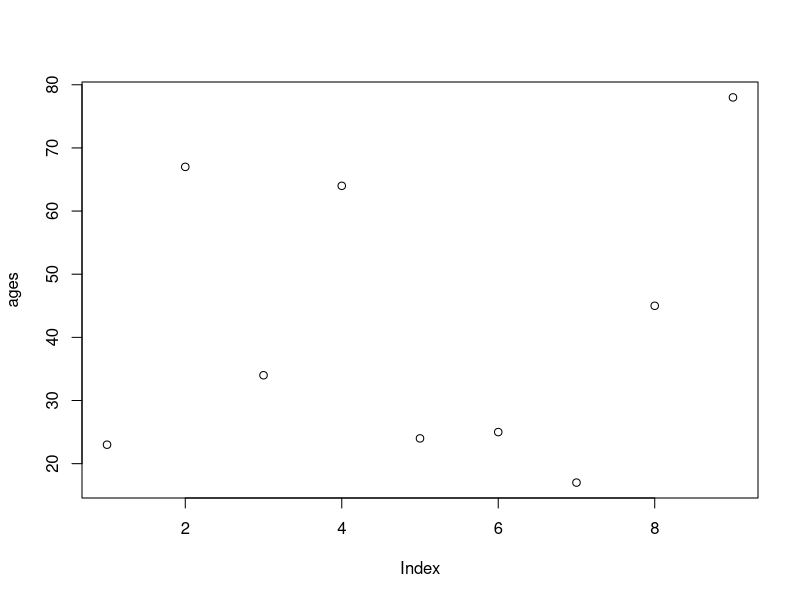
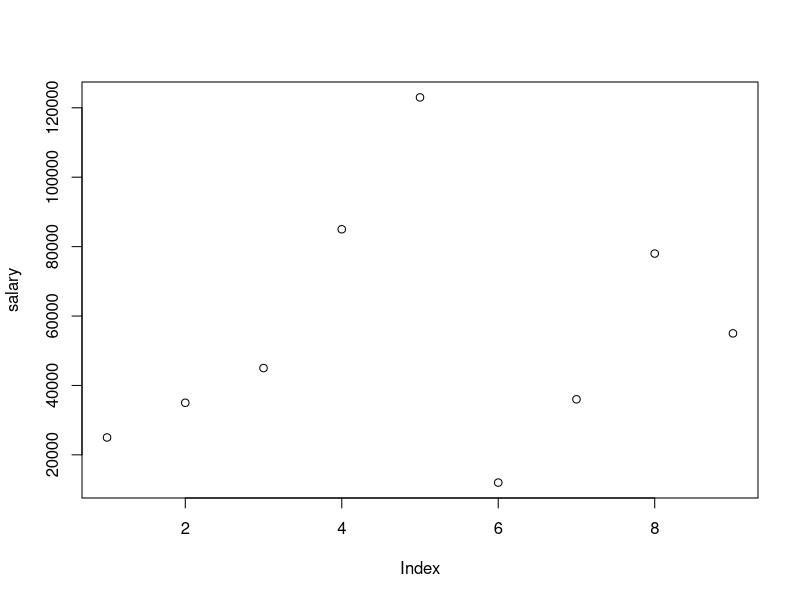
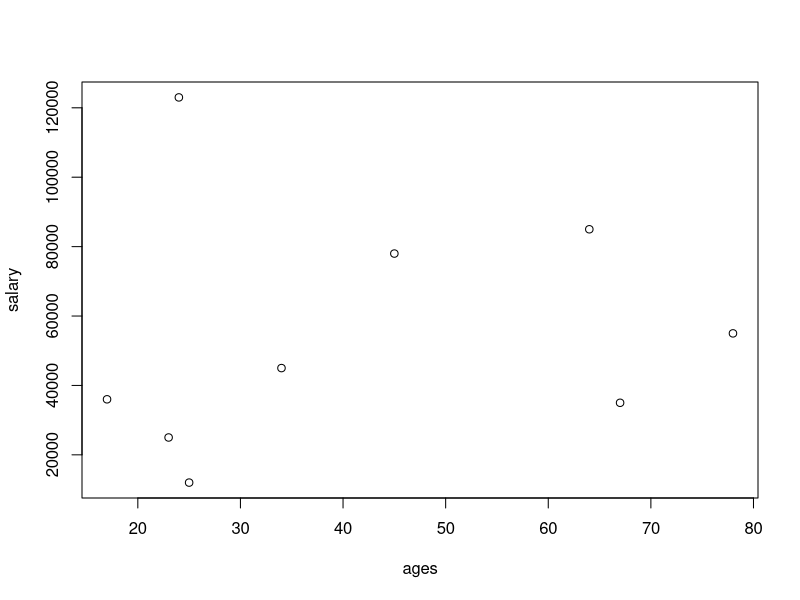
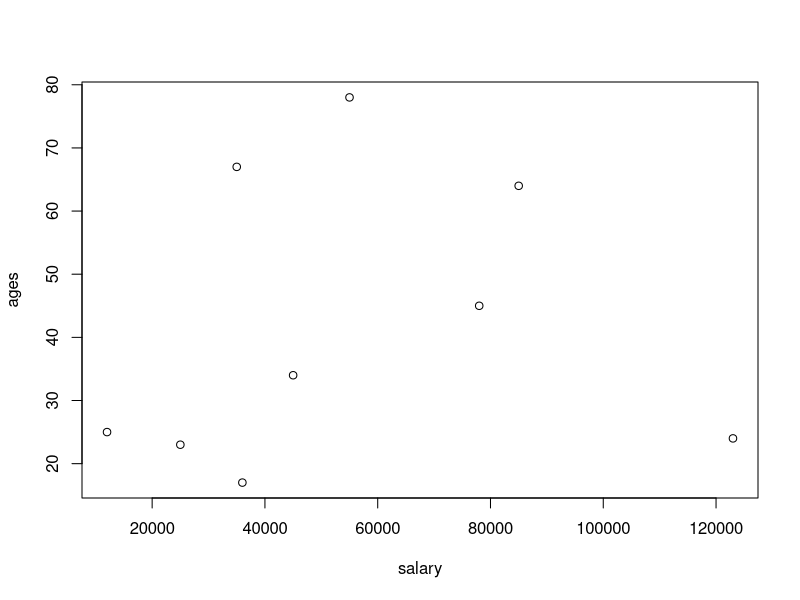
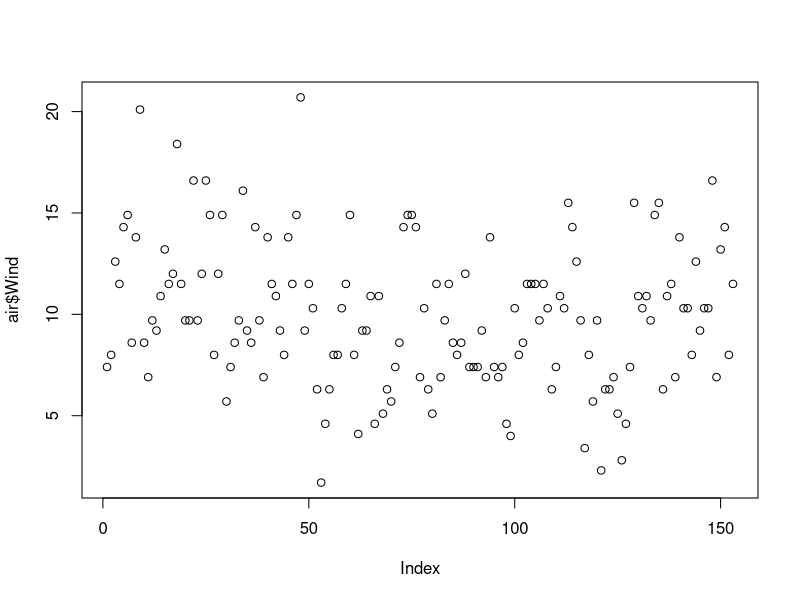
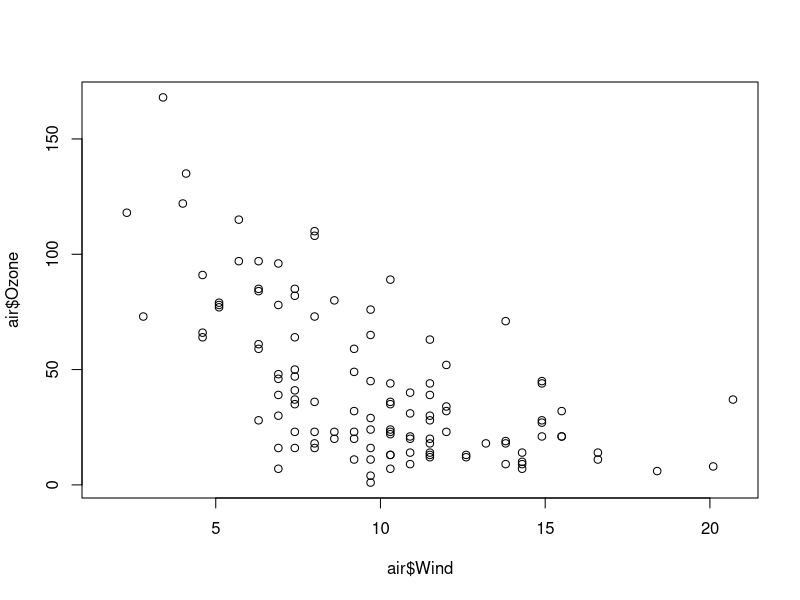
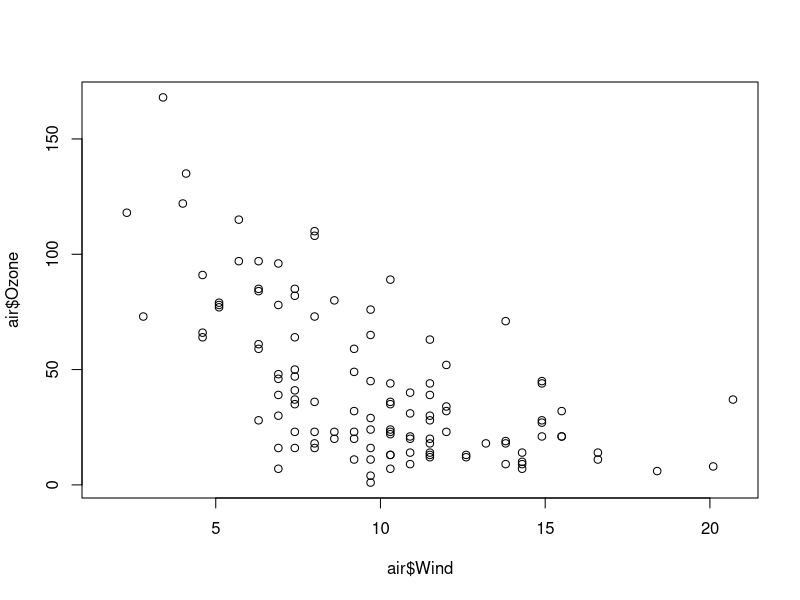
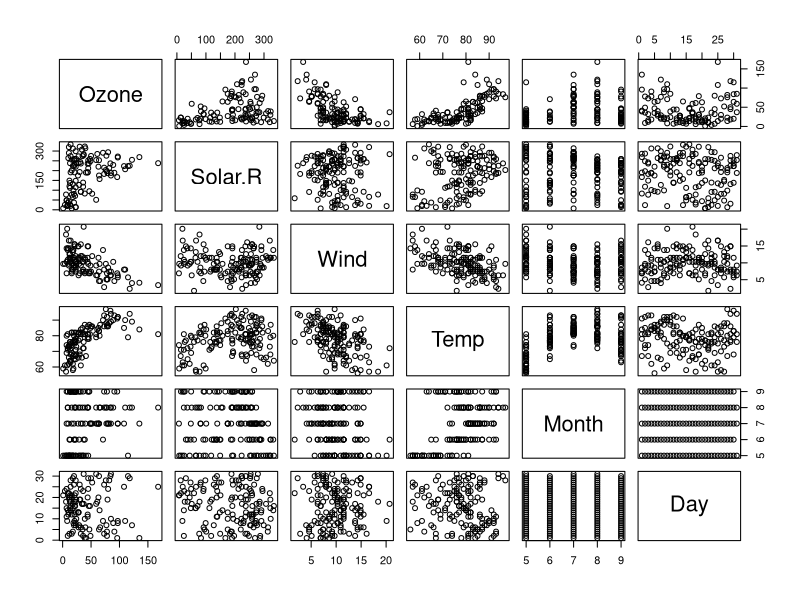

The R source for these figures, in order: (Note: this script raises an error after producing the figures.)
ages=c(23,67,34,64,24,25,17,45,78)
ages
summary(ages)
plot(ages)

salary=c(25000,35000,45000,85000,123000,12000,36000,78000,55000)
plot(salary)

plot(ages,salary)
plot(salary,ages)
help(plot)
mtcars
data()
airquality
air=datasets::airquality
air
head(air)
tail(air)
names(air)
air[,c(1,2)]
air[,-6]
summary(air)
View(air)
summary(air$Wind)

plot(air$Wind)
plot(air$Wind,air$Ozone)
plot(air$Wind,air$Ozone,type="p")
plot(air)
plot(air$Wind,air$Ozone,type="l")
plot(air$Wind,air$Ozone,type="b")

plot(air$Ozone,
     xlab='ozone concentration',
     ylab='no of instances',
     col='blue',
     main='ozone level',
     type='l')

plot(air, col='red')

barplot(air$Ozone,
     xlab='ozone concentration',
     ylab='no of instances',
     col='blue',
     main='ozone level',
     type='l',
     horiz=T,
     axes=T)
help(barplot)

hist(air$Temp)
hist(air$Temp,
     main='solarradiation',
     xlab='solar rad',
     col='green',
     border='red')
help(boxplot)

boxplot(air$Solar.R,
     main='solarradiation',
     xlab='solar rad',
     col='green',
     border='red',
     horizontal=T)

boxplot.stats(air$Solar.R)$out
 boxplot(air[,1:4],
         main='multiple plots',
         col="pink")
   
help("par")      
par(mfrow=c(3,3),mar=c(1,2,1,2),las=0,bty="o")
plot(air$Ozone)
plot(air$Ozone,air$Wind)
plot(air$Ozone, type="l")
plot(air$Wind, type="l")
plot(air$Solar.R, type="l")
barplot(air$Ozone,
        xlab='ozone concentration',
        ylab='no of instances',
        col='blue',
        main='ozone level',
        type='l',
        horiz=T,
        axes=T)
hist(air$Temp)
hist(air$Temp,
     main='solarradiation',
     xlab='solar rad',
     col='green',
     border='red')
boxplot.stats(air$Solar.R)$out
boxplot(air[,1:4],
        main='multiple plots',
        col="pink")
plot(air$Month)

par(mfrow=c(1,1))
air
max(air$Wind)
min(air$Day)
mean(air$Temp)
max(air$Solar.R,na.rm=T)
median(air$Solar.R,na.rm=T)

var(air$Solar.R,na.rm=T)
sd(air$Solar.R,na.rm=T)
help("Skewness")

skewness(air$Solar.R,na.rm=T)

kurtosis(air$Solar.R,na.rm=T)
plot(density(air$Ozone))
